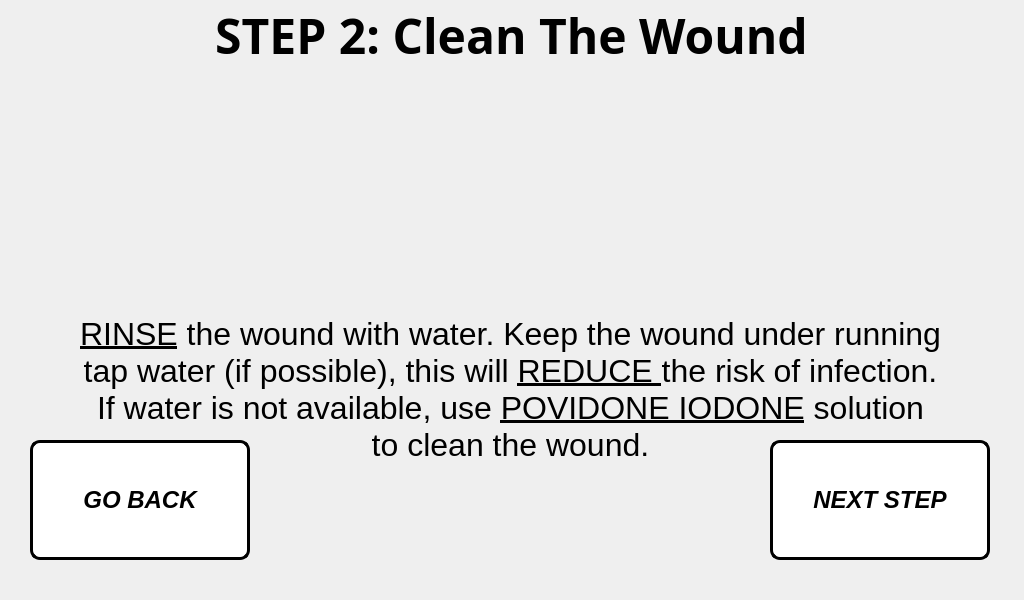
<?xml version="1.0" encoding="UTF-8"?>
<ui version="4.0">
 <class>cut_step_window2</class>
 <widget class="QMainWindow" name="cut_step_window2">
  <property name="geometry">
   <rect>
    <x>0</x>
    <y>0</y>
    <width>1024</width>
    <height>600</height>
   </rect>
  </property>
  <property name="minimumSize">
   <size>
    <width>1024</width>
    <height>600</height>
   </size>
  </property>
  <property name="maximumSize">
   <size>
    <width>1024</width>
    <height>600</height>
   </size>
  </property>
  <property name="windowTitle">
   <string>STEP 2 Procedure</string>
  </property>
  <widget class="QWidget" name="centralwidget">
   <widget class="QLabel" name="title_step_2">
    <property name="geometry">
     <rect>
      <x>6</x>
      <y>0</y>
      <width>1011</width>
      <height>71</height>
     </rect>
    </property>
    <property name="font">
     <font>
      <family>Unispace</family>
      <pointsize>18</pointsize>
      <weight>75</weight>
      <bold>true</bold>
     </font>
    </property>
    <property name="text">
     <string>&lt;html&gt;&lt;head/&gt;&lt;body&gt;&lt;p&gt;&lt;span style=&quot; font-size:36pt;&quot;&gt;STEP 2: Clean The Wound&lt;/span&gt;&lt;/p&gt;&lt;/body&gt;&lt;/html&gt;</string>
    </property>
    <property name="alignment">
     <set>Qt::AlignCenter</set>
    </property>
   </widget>
   <widget class="QLabel" name="text_steps_2">
    <property name="geometry">
     <rect>
      <x>10</x>
      <y>310</y>
      <width>1001</width>
      <height>161</height>
     </rect>
    </property>
    <property name="font">
     <font>
      <pointsize>14</pointsize>
     </font>
    </property>
    <property name="text">
     <string>&lt;html&gt;&lt;head/&gt;&lt;body&gt;&lt;p align=&quot;center&quot;&gt;&lt;span style=&quot; font-family:'Calibri'; font-size:24pt; text-decoration: underline; color:#000000;&quot;&gt;RINSE&lt;/span&gt;&lt;span style=&quot; font-family:'Calibri'; font-size:24pt; color:#000000;&quot;&gt; the wound with water. Keep the wound under running&lt;br/&gt;tap water (if possible), this will &lt;/span&gt;&lt;span style=&quot; font-family:'Calibri'; font-size:24pt; text-decoration: underline; color:#000000;&quot;&gt;REDUCE &lt;/span&gt;&lt;span style=&quot; font-family:'Calibri'; font-size:24pt; color:#000000;&quot;&gt;the risk of infection.&lt;br/&gt;If water is not available, use &lt;/span&gt;&lt;span style=&quot; font-family:'Calibri'; font-size:24pt; text-decoration: underline; color:#000000;&quot;&gt;POVIDONE IODONE&lt;/span&gt;&lt;span style=&quot; font-family:'Calibri'; font-size:24pt; color:#000000;&quot;&gt; solution &lt;br/&gt;to clean the wound.&lt;/span&gt;&lt;/p&gt;&lt;/body&gt;&lt;/html&gt;</string>
    </property>
   </widget>
   <widget class="QLabel" name="gif_player_label_2">
    <property name="geometry">
     <rect>
      <x>330</x>
      <y>70</y>
      <width>360</width>
      <height>240</height>
     </rect>
    </property>
    <property name="minimumSize">
     <size>
      <width>360</width>
      <height>240</height>
     </size>
    </property>
    <property name="maximumSize">
     <size>
      <width>360</width>
      <height>240</height>
     </size>
    </property>
    <property name="font">
     <font>
      <family>Unispace</family>
      <pointsize>16</pointsize>
      <weight>75</weight>
      <bold>true</bold>
     </font>
    </property>
    <property name="frameShape">
     <enum>QFrame::NoFrame</enum>
    </property>
    <property name="lineWidth">
     <number>1</number>
    </property>
    <property name="text">
     <string/>
    </property>
    <property name="alignment">
     <set>Qt::AlignCenter</set>
    </property>
   </widget>
   <widget class="QPushButton" name="next_step_button_2">
    <property name="geometry">
     <rect>
      <x>770</x>
      <y>440</y>
      <width>220</width>
      <height>120</height>
     </rect>
    </property>
    <property name="minimumSize">
     <size>
      <width>220</width>
      <height>120</height>
     </size>
    </property>
    <property name="maximumSize">
     <size>
      <width>220</width>
      <height>120</height>
     </size>
    </property>
    <property name="font">
     <font>
      <pointsize>18</pointsize>
      <weight>75</weight>
      <italic>true</italic>
      <bold>true</bold>
     </font>
    </property>
    <property name="cursor">
     <cursorShape>PointingHandCursor</cursorShape>
    </property>
    <property name="styleSheet">
     <string notr="true">QPushButton:hover:!pressed
{
  background-color: rgb(195,30,60);
}

QPushButton
{
  background-color: white;
color: black;
border-style: outset;
border-width: 3px;
border-radius:10px;
border-color: black;
}</string>
    </property>
    <property name="text">
     <string>NEXT STEP</string>
    </property>
   </widget>
   <widget class="QPushButton" name="go_back_injury_type_2">
    <property name="geometry">
     <rect>
      <x>30</x>
      <y>440</y>
      <width>220</width>
      <height>120</height>
     </rect>
    </property>
    <property name="minimumSize">
     <size>
      <width>220</width>
      <height>120</height>
     </size>
    </property>
    <property name="maximumSize">
     <size>
      <width>220</width>
      <height>120</height>
     </size>
    </property>
    <property name="font">
     <font>
      <pointsize>18</pointsize>
      <weight>75</weight>
      <italic>true</italic>
      <bold>true</bold>
     </font>
    </property>
    <property name="styleSheet">
     <string notr="true">QPushButton:hover:!pressed
{
  background-color: rgb(195,30,60);
}

QPushButton
{
  background-color: white;
color: black;
border-style: outset;
border-width: 3px;
border-radius:10px;
border-color: black;
}</string>
    </property>
    <property name="text">
     <string>GO BACK</string>
    </property>
   </widget>
   <widget class="QLabel" name="label">
    <property name="geometry">
     <rect>
      <x>0</x>
      <y>0</y>
      <width>1024</width>
      <height>600</height>
     </rect>
    </property>
    <property name="minimumSize">
     <size>
      <width>1024</width>
      <height>600</height>
     </size>
    </property>
    <property name="maximumSize">
     <size>
      <width>1024</width>
      <height>600</height>
     </size>
    </property>
    <property name="text">
     <string/>
    </property>
    <property name="pixmap">
     <pixmap>../pictures/program_pictures/main_wallpaper.png</pixmap>
    </property>
   </widget>
   <zorder>label</zorder>
   <zorder>text_steps_2</zorder>
   <zorder>title_step_2</zorder>
   <zorder>gif_player_label_2</zorder>
   <zorder>next_step_button_2</zorder>
   <zorder>go_back_injury_type_2</zorder>
  </widget>
 </widget>
 <resources/>
 <connections/>
</ui>
